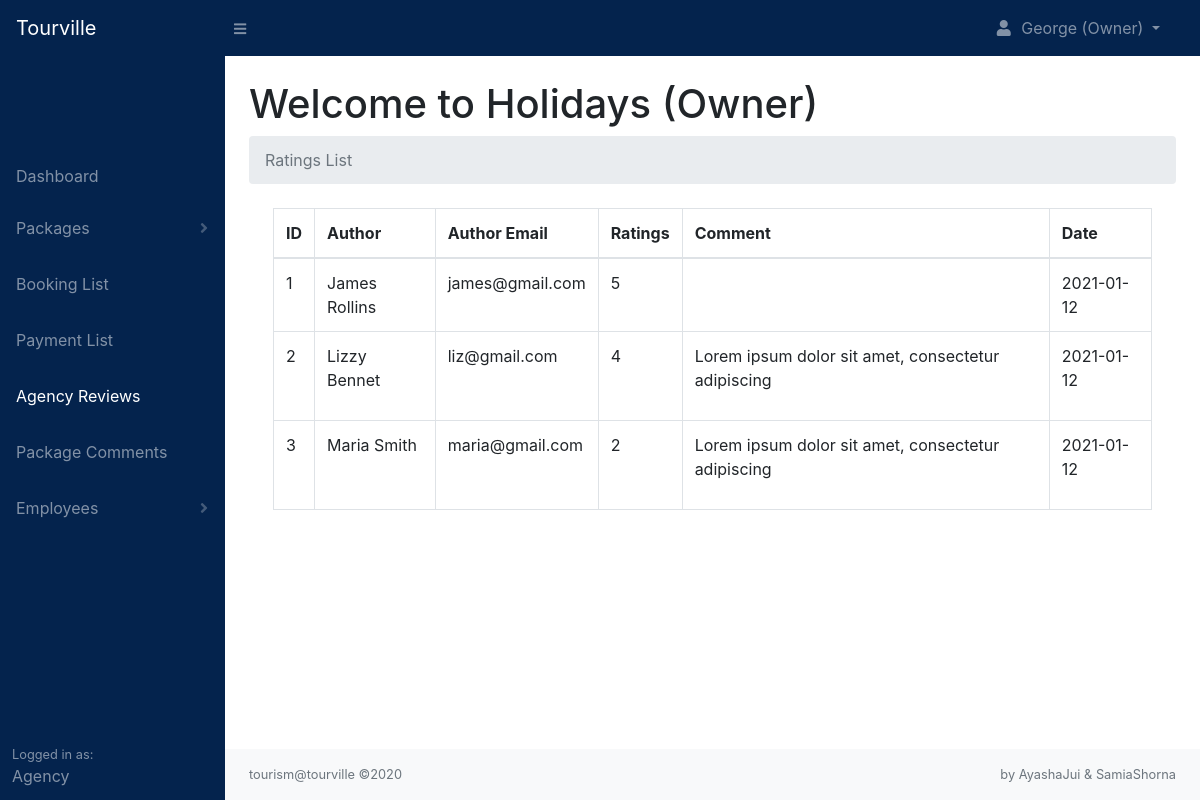
Screenshot of /agency/reviews.php (signed in) with the database file from the repository.
### tables this page shows
CREATE TABLE `reviews` (
  `review_id` int(11) NOT NULL,
  `agency_id` int(11) NOT NULL,
  `tourist_id` int(11) NOT NULL,
  `rating` int(11) NOT NULL,
  `comment` text NOT NULL,
  `review_status` varchar(255) NOT NULL,
  `review_date` date NOT NULL
);

CREATE TABLE `tourists` (
  `tourist_id` int(11) NOT NULL,
  `tourist_stripe` varchar(255) NOT NULL,
  `tourist_username` varchar(255) NOT NULL,
  `tourist_firstname` varchar(255) NOT NULL,
  `tourist_lastname` varchar(255) NOT NULL,
  `tourist_email` varchar(255) NOT NULL,
  `tourist_password` varchar(255) NOT NULL,
  `profile_image` text NOT NULL,
  `tourist_contact` varchar(255) NOT NULL,
  `tourist_address` varchar(255) NOT NULL,
  `tourist_status` varchar(255) NOT NULL,
  `date` date NOT NULL
);

### includes/functions.php (called while the page is built, shortened)
<?php
    function readTourist($tourist_id){
        include 'db.php';
        $stmt = $pdo->prepare('SELECT * FROM tourists WHERE tourist_id = :tourist_id');
        $stmt->execute([':tourist_id' => $tourist_id]);
        $tourist = $stmt->fetch(PDO::FETCH_ASSOC);
        return $tourist;
    }
?>

### agency/reviews.php (the view, shortened to what this page needs)
<?php
    include '../includes/db.php';
    include '../includes/functions.php';
    include 'layouts/agency_header.php';
    include 'layouts/agency_navbar.php';
    if(isset($_SESSION['agency_id'])){
        $agency_id = $_SESSION['agency_id'];
        $stmt = $pdo->prepare('SELECT * FROM reviews WHERE agency_id = :agency_id AND review_status = :review_status ORDER BY review_id DESC');
        $stmt->execute([':agency_id'        => $agency_id,
                        ':review_status'    => 'published']);
        $reviews = [];
        while($row = $stmt->fetch(PDO::FETCH_ASSOC)){
            $reviews[] = $row;
        }
    }
?>
<head>
    <link rel="stylesheet" href="../css/agency.php">
</head>
<div id="layoutSidenav">
    <?php
        include 'layouts/agency_sidenav.php';
    ?>
    <div id="layoutSidenav_content">
        <main>
            <div class="container-fluid">
                <h1 class="mt-4">Welcome to
                <?php
                    if(isset($_SESSION['employee_id'])){
                        echo ucwords($_SESSION['agency_name']) ." (". ucwords($_SESSION['role']) .")";
                    }elseif($_SESSION['agency_id']){
                        echo ucwords($_SESSION['agency_name']) ." (Owner)";
                    }
                ?>
                </h1>
                <ol class="breadcrumb mb-4">
                    <li class="breadcrumb-item active">Ratings List</li>
                </ol>
                <div class="container-fluid mt-3">
                <?php
                    if(empty($reviews)){
                        echo '<h1 class="text-center pt-4">No Review Found</h1>';
                    }else{
                ?>
                    <table class="table table-hover table-bordered">
                        <thead>
                            <tr>
                                <th>ID</th>
                                <th>Author</th>
                                <th>Author Email</th>
                                <th>Ratings</th>
                                <th>Comment</th>
                                <th>Date</th>
                            </tr>
                        </thead>
                        <tbody>
                        <?php
                            $i = 1;
                            foreach($reviews as $review){
                                echo '<tr>';
                                    echo '<td>'. $i++ .'</td>';
                                    $tourist = readTourist($review['tourist_id']);
                                    echo '<td>'. ucwords($tourist['tourist_firstname']) .' '. ucwords($tourist['tourist_lastname']) .'</td>';
                                    echo '<td>'. $tourist['tourist_email'] .'</td>';
                                    echo '<td>'. $review['rating'] .'</td>';
                                    echo '<td>'. $review['comment'] .'</td>';
                                    echo '<td>'. $review['review_date'] .'</td>';
                                echo '</tr>';
                            }
                        ?>
                        </tbody>
                    </table>
                    <?php
                    }
                    ?>
                </div>
            </div>
        </main>
        <footer class="py-3 bg-light mt-auto">
            <div class="container-fluid">
                <div class="d-flex align-items-center justify-content-between small">
                    <div class="text-muted">tourism@tourville &copy;2020</div>
                    <div class="text-muted">by AyashaJui & SamiaShorna</div>
                </div>
            </div>
        </footer>
    </div>
</div>
<?php
    include 'layouts/agency_footer.php';
?>

### rows the page displays
reviews: tourist.tourist_firstname "James", tourist.tourist_lastname "Rollins", tourist.tourist_email "james@gmail.com", rating "5", review_date "2021-01-12"
reviews: tourist.tourist_firstname "Lizzy", tourist.tourist_lastname "Bennet", tourist.tourist_email "liz@gmail.com", rating "4", comment "Lorem ipsum dolor sit amet, consectetur adipiscing", review_date "2021-01-12"
reviews: tourist.tourist_firstname "Maria", tourist.tourist_lastname "Smith", tourist.tourist_email "maria@gmail.com", rating "2", comment "Lorem ipsum dolor sit amet, consectetur adipiscing", review_date "2021-01-12"

### other values shown
$_SESSION['owner_firstname'] "George"
$_SESSION['agency_name'] "Holidays"
